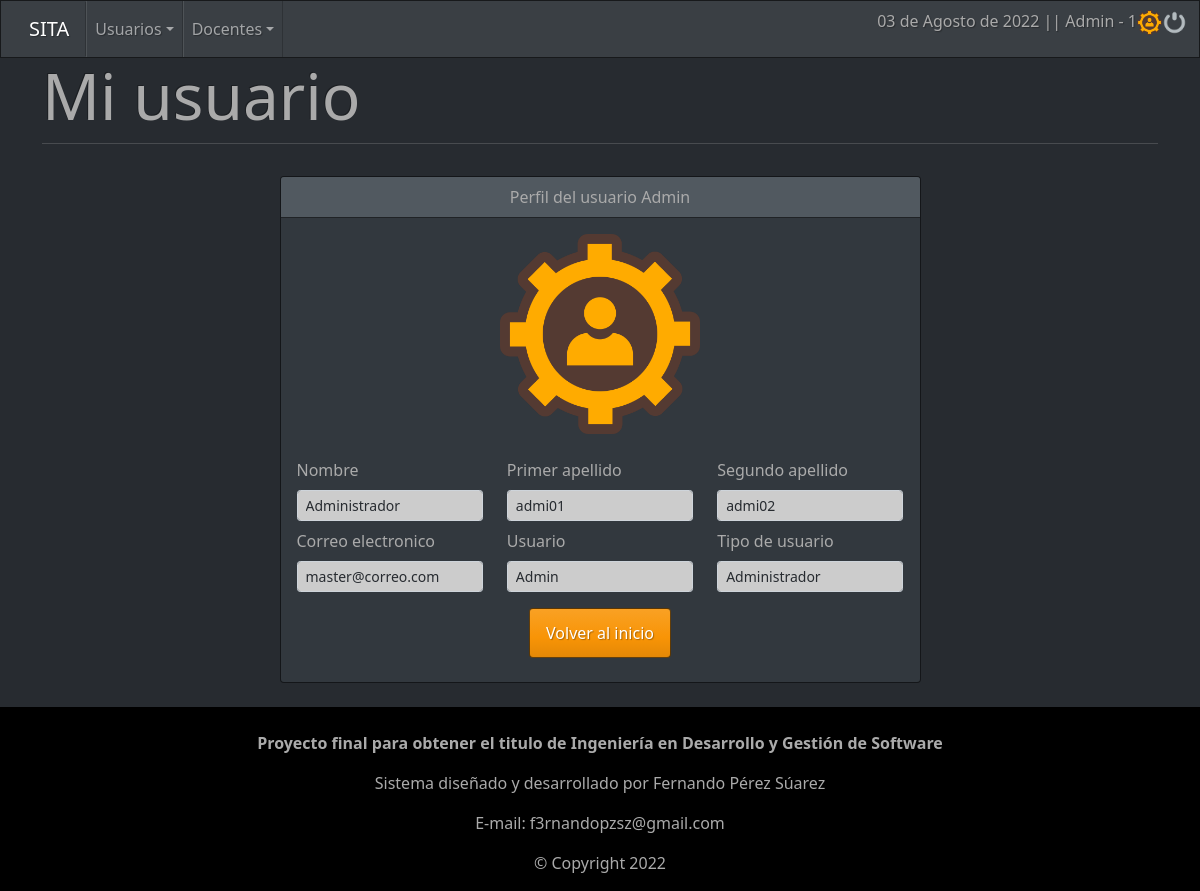
The page /sistema/secciones/mi_usuario.php (signed in) on the database its author committed.
### tables this page shows
CREATE TABLE `usuario` (
  `cve_usuario` int(11) NOT NULL AUTO_INCREMENT,
  `tipo` int(11) NOT NULL,
  `nombre` varchar(50) NOT NULL,
  `apellido1` varchar(50) NOT NULL,
  `apellido2` varchar(50) NOT NULL,
  `usuario` varchar(50) NOT NULL,
  `pass` varchar(255) NOT NULL,
  `foto` varchar(255) NOT NULL,
  `correo` varchar(200) NOT NULL,
  `activo` int(1) NOT NULL DEFAULT 1,
  PRIMARY KEY (`cve_usuario`),
  KEY `cve_tipo_usu` (`tipo`),
  KEY `tipo` (`tipo`),
  CONSTRAINT `usuario_ibfk_1` FOREIGN KEY (`tipo`) REFERENCES `tipo_usuario` (`cve_tipo_usu`) ON DELETE CASCADE ON UPDATE CASCADE
);

CREATE TABLE `tipo_usuario` (
  `cve_tipo_usu` int(11) NOT NULL AUTO_INCREMENT,
  `tipo` varchar(20) NOT NULL,
  `activo` int(1) NOT NULL DEFAULT 1,
  PRIMARY KEY (`cve_tipo_usu`)
);

### sistema/secciones/mi_usuario.php (the view, shortened to what this page needs)
<?php include("../template/cabecera.php"); ?>
<?php include ("../config/conexion.php"); ?>
<?php
$sql = mysqli_query($conexion,"SELECT u.cve_usuario,
                                      u.nombre,
                                      u.apellido1,
                                      u.apellido2,
                                      u.foto,
                                      u.usuario,
                                      u.pass,
                                      u.correo,
                                      (u.tipo) as idtipo,
                                      (r.tipo) as tipo
                                      FROM usuario u INNER JOIN tipo_usuario r ON u.tipo = r.cve_tipo_usu WHERE cve_usuario = $iduser");
$result_sql = mysqli_num_rows($sql);
if($result_sql == 0){
    header('Location: verUsuario.php');
}else{
    while ($data = mysqli_fetch_array($sql)){
        $tipo = $data['tipo'];
        $nombre = $data['nombre'];
        $apellido1 = $data['apellido1'];
        $apellido2 = $data['apellido2'];
        $fotoa = $data['foto'];
        $usuario = $data['usuario'];
        $correo = $data['correo'];
    }
}
?>
			<div class="jumbotron">
				<h1 class="display-3">Mi usuario</h1>
				<hr class="my-2">
			</div>
            <div class="container">
                <div class="row">
                    <div class="col-md-7 mx-auto">
                        <br>
                        <div class="card">
                            <div class="card-header text-center">
                                Perfil del usuario <?php echo $usuario; ?>
                            </div>
                            <div class="card-body">
                                <div class="text-center">
                                    <p><img src="/SITA/sistema/files/usuario/<?php echo $fotoa; ?>" style="width: 200px; height:200px;"></p>
                                </div>
                                    <div class="row">
                                        <div class = "form-group col-md-4">
                                            <label class="form-label mt-2">Nombre</label>
                                            <input type="text" class="form-control form-control-sm" value="<?php echo $nombre; ?>" readonly="">
                                        </div>
                                        <div class = "form-group col-md-4">
                                            <label class="form-label mt-2">Primer apellido</label>
                                            <input type="text" class="form-control form-control-sm" value="<?php echo $apellido1; ?>" readonly="">
                                        </div>
                                        <div class = "form-group col-md-4">
                                            <label class="form-label mt-2">Segundo apellido</label>
                                            <input type="text" class="form-control form-control-sm" value="<?php echo $apellido2; ?>" readonly="">
                                        </div>
                                    </div>
                                    <div class="row">
                                        <div class = "form-group col-md-4">
                                            <label class="form-label mt-2">Correo electronico</label>
                                            <input type="text" class="form-control form-control-sm" value="<?php echo $correo; ?>" readonly="">
                                        </div>
                                        <div class = "form-group col-md-4">
                                            <label class="form-label mt-2">Usuario</label>
                                            <input type="text" class="form-control form-control-sm" value="<?php echo $usuario; ?>" readonly="">
                                        </div>
                                        <div class = "form-group col-md-4">
                                            <label class="form-label mt-2">Tipo de usuario</label>
                                            <input type="text" class="form-control form-control-sm" value="<?php echo $tipo; ?>" readonly="">
                                        </div>
                                    </div>
                                </div>
                            <div class="text-center">
                                <a role="button" class="btn btn-warning" href="../index.php">Volver al inicio</a>
                                <div><br></div>
                            </div>
                        </div>
                    </div>
                </div>
            </div>
<?php include("../template/pie.php"); ?>

### rows shown on the page
usuario: usuario "Admin", foto (picture), nombre "Administrador", apellido1 "admi01", apellido2 "admi02", correo "master@correo.com", tipo.tipo "Administrador"

### other values the page prints
fechaC() "03 de Agosto de 2022"
$s_usuario "Admin"
$s_tipo "1"
